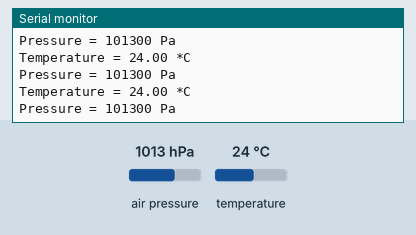
Simulated run of this sketch. Board: Arduino Uno, built with avr-gcc and run on an emulated ATmega328P. Shown: the last lines printed to the serial monitor. The inputs (shaded band) are chosen by the test bench; at power-on: air pressure 1013 hPa, temperature 24 °C.

Above: at 1.3 s.
1.4 s: air pressure set to 952 hPa
At 1.84 s:
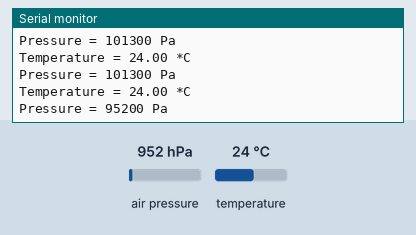
2.9 s: temperature set to 12 °C
At 3.36 s:
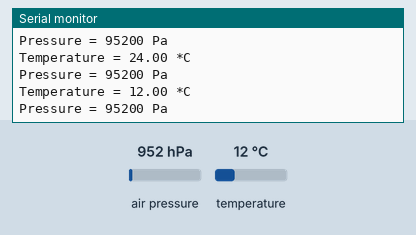
4.4 s: air pressure set to 975 hPa
At 4.88 s:
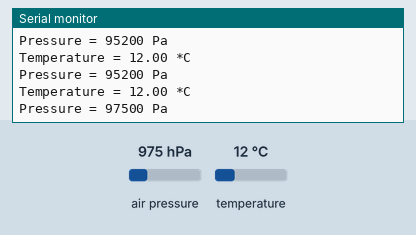
Timing chart, 0 to 7.4 s (numbered marks = the images above; inputs shaded):
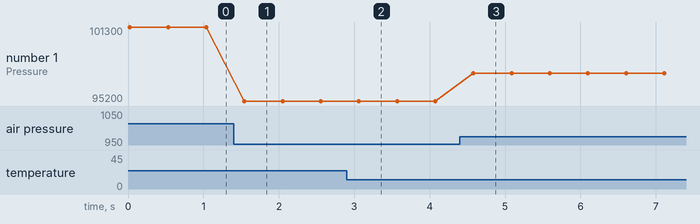

Measured:
- after the input at 1.4 s, the serial monitor: prints a new line after 0.14 s (image 1)
- after the input at 2.9 s, the serial monitor: prints a new line after 0.14 s (image 2)
- after the input at 4.4 s, the serial monitor: prints a new line after 0.18 s (image 3)
- plotted number 1: 101300 → 95200 after the input at 1.4 s, 95200 → 97500 after the input at 4.4 s

The sketch:

BMP180.ino
```cpp
#include <Adafruit_BMP085.h>

Adafruit_BMP085 bmp;

void setup() {
  Serial.begin(9600);
  if (!bmp.begin()) {
    Serial.println("Could not find a valid BMP085 sensor, check wiring!");
    while (1) {}
  }
}

void loop() {
    Serial.print("Temperature = ");
    Serial.print(bmp.readTemperature());
    Serial.println(" *C");

    Serial.print("Pressure = ");
    Serial.print(bmp.readPressure());
    Serial.println(" Pa");


    Serial.println();
    delay(500);
}
```
